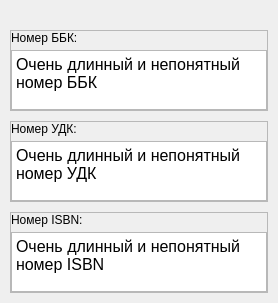
           <widget class="QWidget" name="classifiers">
            <attribute name="title">
             <string>Классификаторы</string>
            </attribute>
            <layout class="QVBoxLayout" name="verticalLayout_5">
             <property name="spacing">
              <number>0</number>
             </property>
             <property name="leftMargin">
              <number>0</number>
             </property>
             <property name="topMargin">
              <number>10</number>
             </property>
             <property name="rightMargin">
              <number>0</number>
             </property>
             <property name="bottomMargin">
              <number>0</number>
             </property>
             <item>
              <widget class="QWidget" name="tab_background_3" native="true">
               <layout class="QVBoxLayout" name="verticalLayout_18">
                <property name="spacing">
                 <number>10</number>
                </property>
                <property name="leftMargin">
                 <number>10</number>
                </property>
                <property name="topMargin">
                 <number>20</number>
                </property>
                <property name="rightMargin">
                 <number>10</number>
                </property>
                <property name="bottomMargin">
                 <number>10</number>
                </property>
                <item alignment="Qt::AlignTop">
                 <widget class="QFrame" name="row_7">
                  <property name="sizePolicy">
                   <sizepolicy hsizetype="Expanding" vsizetype="Preferred">
                    <horstretch>0</horstretch>
                    <verstretch>0</verstretch>
                   </sizepolicy>
                  </property>
                  <property name="frameShape">
                   <enum>QFrame::StyledPanel</enum>
                  </property>
                  <property name="frameShadow">
                   <enum>QFrame::Raised</enum>
                  </property>
                  <layout class="QVBoxLayout" name="verticalLayout_15">
                   <property name="spacing">
                    <number>5</number>
                   </property>
                   <property name="leftMargin">
                    <number>0</number>
                   </property>
                   <property name="topMargin">
                    <number>0</number>
                   </property>
                   <property name="rightMargin">
                    <number>0</number>
                   </property>
                   <property name="bottomMargin">
                    <number>0</number>
                   </property>
                   <item>
                    <widget class="QLabel" name="label_11">
                     <property name="sizePolicy">
                      <sizepolicy hsizetype="Fixed" vsizetype="Fixed">
                       <horstretch>0</horstretch>
                       <verstretch>0</verstretch>
                      </sizepolicy>
                     </property>
                     <property name="text">
                      <string>Номер ББК:</string>
                     </property>
                     <property name="alignment">
                      <set>Qt::AlignLeading|Qt::AlignLeft|Qt::AlignVCenter</set>
                     </property>
                     <property name="margin">
                      <number>0</number>
                     </property>
                    </widget>
                   </item>
                   <item>
                    <widget class="QTextBrowser" name="bbk_text">
                     <property name="minimumSize">
                      <size>
                       <width>0</width>
                       <height>0</height>
                      </size>
                     </property>
                     <property name="maximumSize">
                      <size>
                       <width>16777215</width>
                       <height>60</height>
                      </size>
                     </property>
                     <property name="html">
                      <string>&lt;!DOCTYPE HTML PUBLIC &quot;-//W3C//DTD HTML 4.0//EN&quot; &quot;http://www.w3.org/TR/REC-html40/strict.dtd&quot;&gt;
&lt;html&gt;&lt;head&gt;&lt;meta name=&quot;qrichtext&quot; content=&quot;1&quot; /&gt;&lt;style type=&quot;text/css&quot;&gt;
p, li { white-space: pre-wrap; }
&lt;/style&gt;&lt;/head&gt;&lt;body style=&quot; font-family:'Arial'; font-size:16px; font-weight:400; font-style:normal;&quot;&gt;
&lt;p style=&quot; margin-top:0px; margin-bottom:0px; margin-left:0px; margin-right:0px; -qt-block-indent:0; text-indent:0px;&quot;&gt;&lt;span style=&quot; font-size:16px;&quot;&gt;Очень длинный и непонятный номер ББК&lt;/span&gt;&lt;/p&gt;&lt;/body&gt;&lt;/html&gt;</string>
                     </property>
                    </widget>
                   </item>
                  </layout>
                 </widget>
                </item>
                <item alignment="Qt::AlignTop">
                 <widget class="QFrame" name="row_8">
                  <property name="sizePolicy">
                   <sizepolicy hsizetype="Expanding" vsizetype="Preferred">
                    <horstretch>0</horstretch>
                    <verstretch>0</verstretch>
                   </sizepolicy>
                  </property>
                  <property name="frameShape">
                   <enum>QFrame::StyledPanel</enum>
                  </property>
                  <property name="frameShadow">
                   <enum>QFrame::Raised</enum>
                  </property>
                  <layout class="QVBoxLayout" name="verticalLayout_16">
                   <property name="spacing">
                    <number>5</number>
                   </property>
                   <property name="leftMargin">
                    <number>0</number>
                   </property>
                   <property name="topMargin">
                    <number>0</number>
                   </property>
                   <property name="rightMargin">
                    <number>0</number>
                   </property>
                   <property name="bottomMargin">
                    <number>0</number>
                   </property>
                   <item>
                    <widget class="QLabel" name="label_13">
                     <property name="sizePolicy">
                      <sizepolicy hsizetype="Fixed" vsizetype="Fixed">
                       <horstretch>0</horstretch>
                       <verstretch>0</verstretch>
                      </sizepolicy>
                     </property>
                     <property name="text">
                      <string>Номер УДК:</string>
                     </property>
                     <property name="alignment">
                      <set>Qt::AlignLeading|Qt::AlignLeft|Qt::AlignVCenter</set>
                     </property>
                     <property name="margin">
                      <number>0</number>
                     </property>
                    </widget>
                   </item>
                   <item>
                    <widget class="QTextBrowser" name="udk_text">
                     <property name="minimumSize">
                      <size>
                       <width>0</width>
                       <height>0</height>
                      </size>
                     </property>
                     <property name="maximumSize">
                      <size>
                       <width>16777215</width>
                       <height>60</height>
                      </size>
                     </property>
                     <property name="html">
                      <string>&lt;!DOCTYPE HTML PUBLIC &quot;-//W3C//DTD HTML 4.0//EN&quot; &quot;http://www.w3.org/TR/REC-html40/strict.dtd&quot;&gt;
&lt;html&gt;&lt;head&gt;&lt;meta name=&quot;qrichtext&quot; content=&quot;1&quot; /&gt;&lt;style type=&quot;text/css&quot;&gt;
p, li { white-space: pre-wrap; }
&lt;/style&gt;&lt;/head&gt;&lt;body style=&quot; font-family:'Arial'; font-size:16px; font-weight:400; font-style:normal;&quot;&gt;
&lt;p style=&quot; margin-top:0px; margin-bottom:0px; margin-left:0px; margin-right:0px; -qt-block-indent:0; text-indent:0px;&quot;&gt;&lt;span style=&quot; font-size:16px;&quot;&gt;Очень длинный и непонятный номер УДК&lt;/span&gt;&lt;/p&gt;&lt;/body&gt;&lt;/html&gt;</string>
                     </property>
                    </widget>
                   </item>
                  </layout>
                 </widget>
                </item>
                <item alignment="Qt::AlignTop">
                 <widget class="QFrame" name="row_9">
                  <property name="sizePolicy">
                   <sizepolicy hsizetype="Expanding" vsizetype="Preferred">
                    <horstretch>0</horstretch>
                    <verstretch>0</verstretch>
                   </sizepolicy>
                  </property>
                  <property name="frameShape">
                   <enum>QFrame::StyledPanel</enum>
                  </property>
                  <property name="frameShadow">
                   <enum>QFrame::Raised</enum>
                  </property>
                  <layout class="QVBoxLayout" name="verticalLayout_17">
                   <property name="spacing">
                    <number>5</number>
                   </property>
                   <property name="leftMargin">
                    <number>0</number>
                   </property>
                   <property name="topMargin">
                    <number>0</number>
                   </property>
                   <property name="rightMargin">
                    <number>0</number>
                   </property>
                   <property name="bottomMargin">
                    <number>0</number>
                   </property>
                   <item>
                    <widget class="QLabel" name="label_15">
                     <property name="sizePolicy">
                      <sizepolicy hsizetype="Fixed" vsizetype="Fixed">
                       <horstretch>0</horstretch>
                       <verstretch>0</verstretch>
                      </sizepolicy>
                     </property>
                     <property name="text">
                      <string>Номер ISBN:</string>
                     </property>
                     <property name="alignment">
                      <set>Qt::AlignLeading|Qt::AlignLeft|Qt::AlignVCenter</set>
                     </property>
                     <property name="margin">
                      <number>0</number>
                     </property>
                    </widget>
                   </item>
                   <item>
                    <widget class="QTextBrowser" name="isbn_text">
                     <property name="minimumSize">
                      <size>
                       <width>0</width>
                       <height>0</height>
                      </size>
                     </property>
                     <property name="maximumSize">
                      <size>
                       <width>16777215</width>
                       <height>60</height>
                      </size>
                     </property>
                     <property name="html">
                      <string>&lt;!DOCTYPE HTML PUBLIC &quot;-//W3C//DTD HTML 4.0//EN&quot; &quot;http://www.w3.org/TR/REC-html40/strict.dtd&quot;&gt;
&lt;html&gt;&lt;head&gt;&lt;meta name=&quot;qrichtext&quot; content=&quot;1&quot; /&gt;&lt;style type=&quot;text/css&quot;&gt;
p, li { white-space: pre-wrap; }
&lt;/style&gt;&lt;/head&gt;&lt;body style=&quot; font-family:'Arial'; font-size:16px; font-weight:400; font-style:normal;&quot;&gt;
&lt;p style=&quot; margin-top:0px; margin-bottom:0px; margin-left:0px; margin-right:0px; -qt-block-indent:0; text-indent:0px;&quot;&gt;&lt;span style=&quot; font-size:16px;&quot;&gt;Очень длинный и непонятный номер ISBN&lt;/span&gt;&lt;/p&gt;&lt;/body&gt;&lt;/html&gt;</string>
                     </property>
                     <property name="acceptRichText">
                      <bool>true</bool>
                     </property>
                    </widget>
                   </item>
                  </layout>
                 </widget>
                </item>
               </layout>
              </widget>
             </item>
            </layout>
           </widget>
